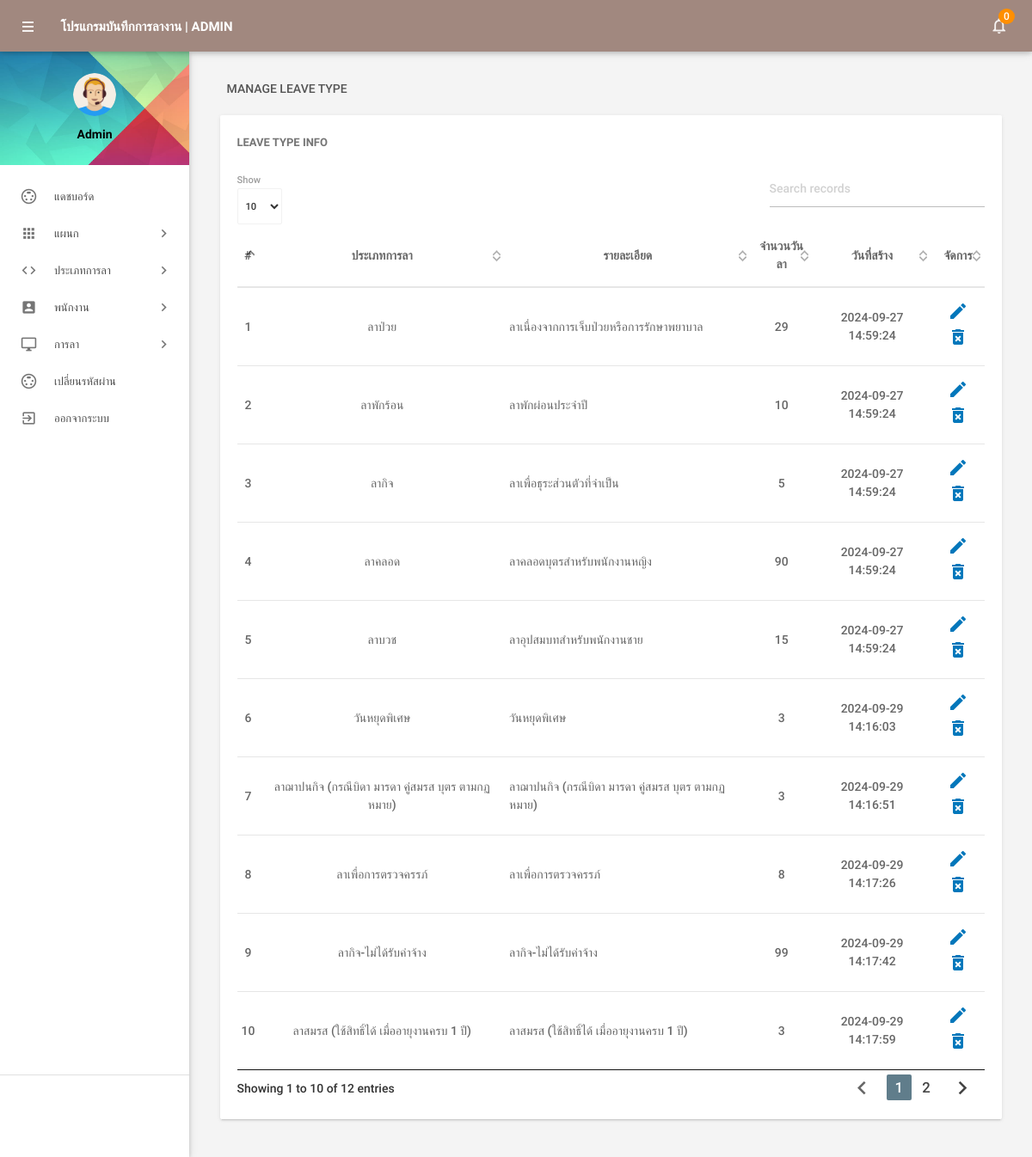
The app's page /admin/manageleavetype.php (signed in) with its own data.
### tables this page shows
CREATE TABLE `tblleavetype` (
  `id` int(11) NOT NULL,
  `LeaveType` varchar(200) DEFAULT NULL,
  `Description` mediumtext DEFAULT NULL,
  `CreationDate` timestamp NOT NULL DEFAULT current_timestamp(),
  `MaxDays` int(11) DEFAULT NULL
);

### admin/manageleavetype.php (the view, shortened to what this page needs)
<?php
include('includes/config.php');
if (strlen($_SESSION['alogin']) == 0) {
    header('location:index.php');
} else {
?>
    <!DOCTYPE html>
    <html lang="en">
    <head>
        <link type="text/css" rel="stylesheet" href="../assets/plugins/materialize/css/materialize.min.css" />
        <link href="../assets/plugins/material-preloader/css/materialPreloader.min.css" rel="stylesheet">
        <link href="../assets/plugins/datatables/css/jquery.dataTables.min.css" rel="stylesheet">
        <link href="../assets/css/alpha.min.css" rel="stylesheet" type="text/css" />
        <link href="../assets/css/custom.css" rel="stylesheet" type="text/css" />
    </head>
    <body>
        <?php include('includes/header.php'); ?>
        <?php include('includes/sidebar.php'); ?>
        <main class="mn-inner">
            <div class="row">
                <div class="col s12">
                    <div class="page-title">Manage Leave Type</div>
                </div>
                <div class="col s12 m12 l12">
                    <div class="card">
                        <div class="card-content">
                            <span class="card-title">Leave Type Info</span>
                            <table id="example" class="display responsive-table ">
                                <thead>
                                    <tr>
                                        <th class="center">#</th>
                                        <th class="center">ประเภทการลา</th>
                                        <th class="center">รายละเอียด</th>
                                        <th class="center">จำนวนวันลา</th>
                                        <th class="center">วันที่สร้าง</th>
                                        <th class="center">จัดการ</th>
                                    </tr>
                                </thead>
                                <tbody>
                                    <?php $sql = "SELECT * from tblleavetype";
                                    $query = $dbh->prepare($sql);
                                    $query->execute();
                                    $results = $query->fetchAll(PDO::FETCH_OBJ);
                                    $cnt = 1;
                                    if ($query->rowCount() > 0) {
                                        foreach ($results as $result) {               ?>
                                            <tr>
                                                <td class="center"> <?php echo htmlentities($cnt); ?></td>
                                                <td class="center"><?php echo htmlentities($result->LeaveType); ?></td>
                                                <td><?php echo htmlentities($result->Description); ?></td>
                                                <td class="center"><?php echo htmlentities($result->MaxDays); ?></td>
                                                <td class="center"><?php echo htmlentities($result->CreationDate); ?></td>
                                                <td class="center"><a href="editleavetype.php?lid=<?php echo htmlentities($result->id); ?>"><i class="material-icons">mode_edit</i></a>
                                                    <a href="manageleavetype.php?del=<?php echo htmlentities($result->id); ?>" onclick="return confirm('Do you want to delete');"> <i class="material-icons">delete_forever</i></a>
                                                </td>
                                            </tr>
                                    <?php $cnt++;
                                        }
                                    } ?>
                                </tbody>
                            </table>
                        </div>
                    </div>
                </div>
            </div>
        </main>
        </div>
        <div class="left-sidebar-hover"></div>
    </body>
    </html>
<?php } ?>

### assets/css/custom.css (style rules this page uses)
.center { text-align: center !important; }

### records on screen
tblleavetype: LeaveType "ลาป่วย", Description "ลาเนื่องจากการเจ็บป่วยหรือการรักษาพยาบาล", MaxDays "29", CreationDate "2024-09-27 14:59:24"
tblleavetype: LeaveType "ลาพักร้อน", Description "ลาพักผ่อนประจำปี", MaxDays "10", CreationDate "2024-09-27 14:59:24"
tblleavetype: LeaveType "ลากิจ", Description "ลาเพื่อธุระส่วนตัวที่จำเป็น", MaxDays "5", CreationDate "2024-09-27 14:59:24"
tblleavetype: LeaveType "ลาคลอด", Description "ลาคลอดบุตรสำหรับพนักงานหญิง", MaxDays "90", CreationDate "2024-09-27 14:59:24"
tblleavetype: LeaveType "ลาบวช", Description "ลาอุปสมบทสำหรับพนักงานชาย", MaxDays "15", CreationDate "2024-09-27 14:59:24"
tblleavetype: LeaveType "วันหยุดพิเศษ", Description "วันหยุดพิเศษ", MaxDays "3", CreationDate "2024-09-29 14:16:03"
tblleavetype: LeaveType "ลาฌาปนกิจ (กรณีบิดา มารดา คู่สมรส บุตร ตามกฏหมาย)", Description "ลาฌาปนกิจ (กรณีบิดา มารดา คู่สมรส บุตร ตามกฏหมาย)", MaxDays "3", CreationDate "2024-09-29 14:16:51"
tblleavetype: LeaveType "ลาเพื่อการตรวจครรภ์", Description "ลาเพื่อการตรวจครรภ์", MaxDays "8", CreationDate "2024-09-29 14:17:26"
tblleavetype: LeaveType "ลากิจ-ไม่ได้รับค่าจ้าง", Description "ลากิจ-ไม่ได้รับค่าจ้าง", MaxDays "99", CreationDate "2024-09-29 14:17:42"
tblleavetype: LeaveType "ลาสมรส (ใช้สิทธิ์ได้ เมื่ออายุงานครบ 1 ปี)", Description "ลาสมรส (ใช้สิทธิ์ได้ เมื่ออายุงานครบ 1 ปี)", MaxDays "3", CreationDate "2024-09-29 14:17:59"

### other values on screen
$unreadcount "0"
